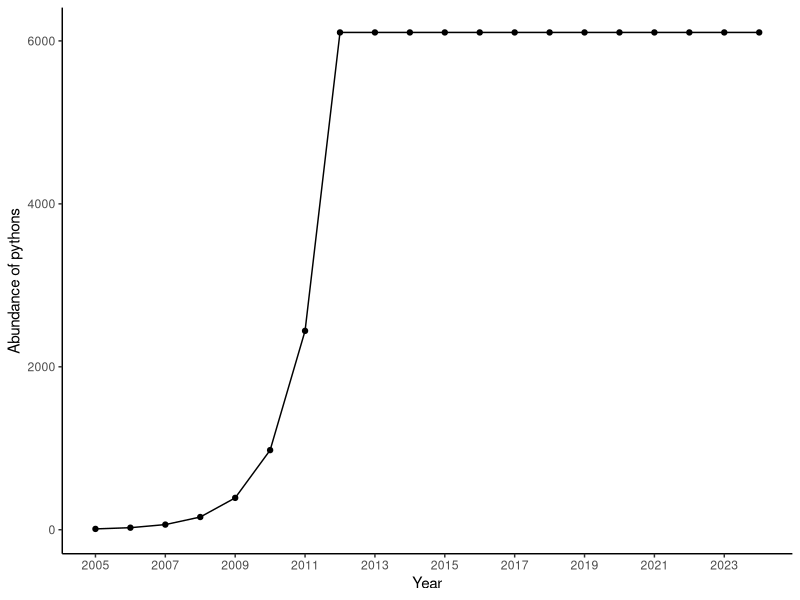
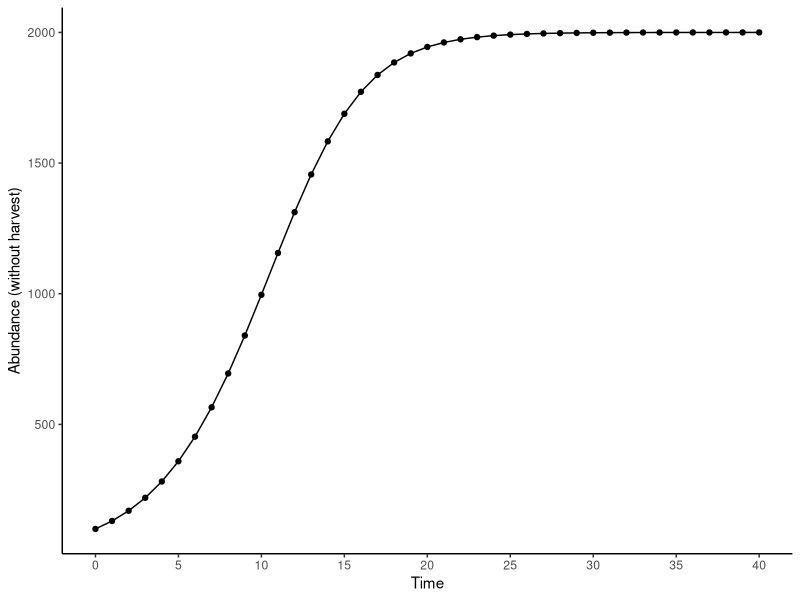
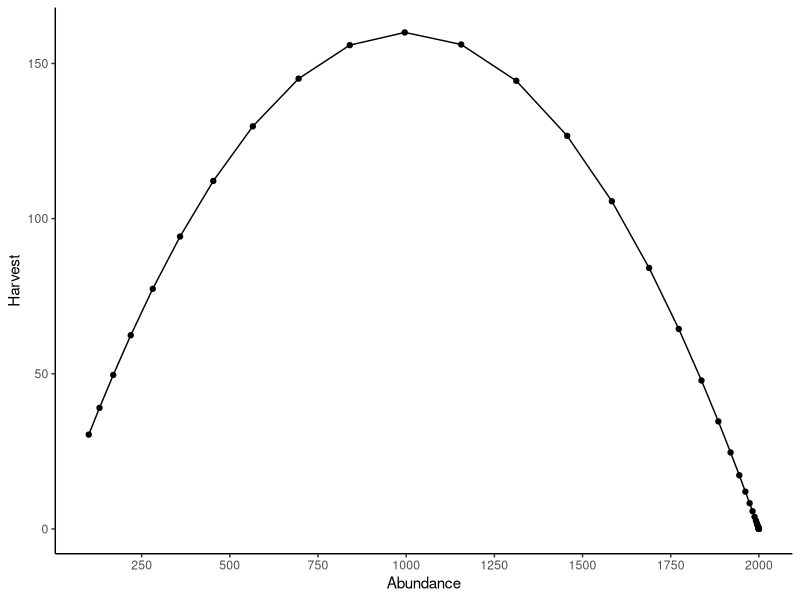
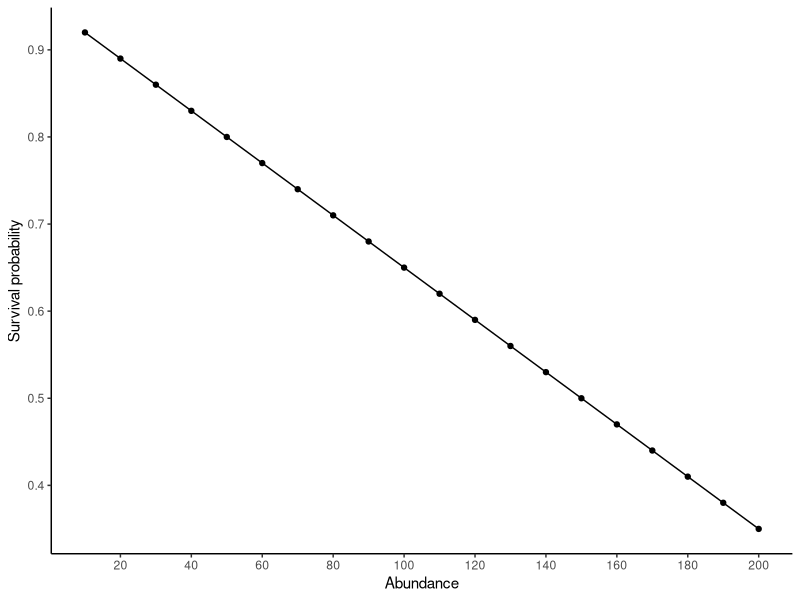
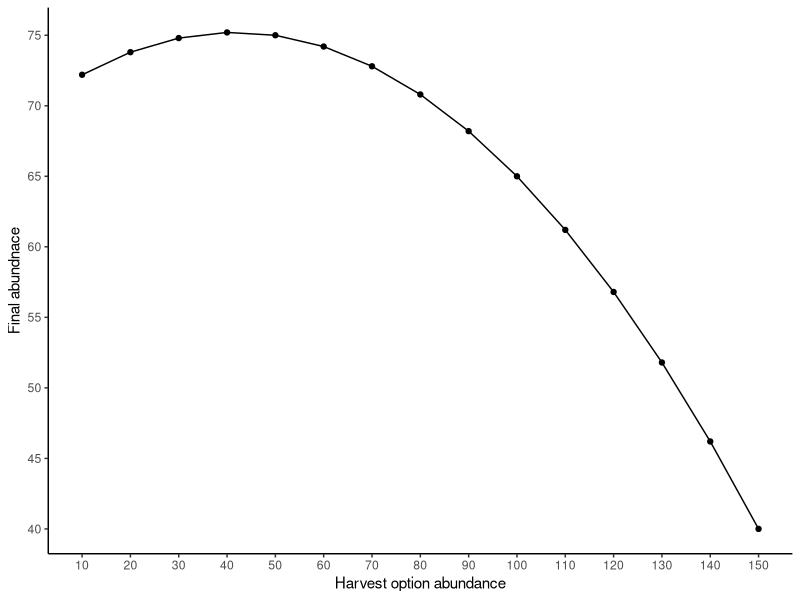

Generate these figures, in order, with R:
#required package
#install.packages("ggplot2")
#install.packages("dplyr")

#Exercise 1----
years1 <- 2005:2024 ## All years
nYears1 <- length(years1) ## Number of years
nYearsWithData <- 8 ## Years with data
nYearsWithoutData <- nYears1-nYearsWithData ## nYears without data
pythons <- c(10, 25, 63, 156, 391, 977, 2441, 6104, ## Python counts
             rep(NA, nYears1-nYearsWithData))


data<-data.frame(years1, pythons)#create data frame for loop
## Question 1.. calculate lambda, growth pattern is geometric growth 
for(i in 2:8){
  #i=2
  lambda<-round(data[i,2]/data[i-1,2],2)
  data[i,3]<-lambda
  
}

#question 2
r<-round(lambda[1]-1,2) #growth rate(r)

#question 3
b<-2.0 #birth rate(b)
d<- b-r #death rate (d)

#question 4

h<-r #sustainable harvest/yield is equal to the growth rate


#Question 5
for(i in 8:19){
  #i=8
  data[i,4]<-data[i,2]*r
  data[i+1,2]<-data[i,2]+data[i,2]*r-data[i,4]
}
data


# for loop that calculates remeaining lambda values
for(i in 9:20){
  #i=2
  lambda<-round(data[i,2]/data[i-1,2],2)
  data[i,3]<-lambda
  
}

require(dplyr)
data<-data %>% mutate(years1, pythons, V3, V4) %>%
  rename(
    Lambda =  V3 ,
    PythonsHarvested = V4 
  )


##plot of abundance of pythons---- 
require(ggplot2)
plot1<-ggplot(data= data, aes(x=years1, y=pythons)) +
  geom_point()+
  geom_line() +
scale_x_continuous(name="Year", breaks = seq(2005, 2025,2), 
                   minor_breaks =seq( 2003,2024,1))
                   
  plot1 + ylab( "Abundance of pythons") + theme_classic() #plot 1


  
#Exercise 2----
  
  Time<-0:40
  NWNH<-rep(NA,41) #N w/no harvest
  NWNH[1]<-100 # assign first N
  SH<-rep(NA,41) # blank variable for sustainable harvest
  
  rmax<-0.32 
  k<-2000 #carrying capacity
  
  data1<-data.frame(Time,NWNH,SH)
  
  #Question 1
  for( i in 1:nrow(data1)){
    #i=1
    data1[i,3]<-data1[i,2]*rmax*(1-data1[i,2]/k)
    data1[i+1,2]<-data1[i,2] + data1[i,3]
  }
  
  
  
  ##plot of abundance without harvest of quail---- 
  require(ggplot2)
  plot2<-ggplot(data= data1, aes(x=Time, y=NWNH)) +
    geom_point()+
    geom_line() +
    scale_x_continuous(name="Time", breaks = seq(0, 40,5), 
                       minor_breaks =seq(0,41,1))
  
  plot2 + ylab( "Abundance (without harvest)") + theme_classic() #plot 2
  
  
  
##plot of sustainable harvest---- 
  require(ggplot2)
  plot3<-ggplot(data= data1, aes(x=NWNH, y=SH)) +
    geom_point()+
    geom_line() +
    scale_x_continuous(name="Abundance", breaks = seq(0, 2100,250), 
                       minor_breaks =seq(0,2100,100))
  
  plot3 + ylab( "Harvest") + theme_classic() #plot 3
  

  
  #Question 3
  NMSY<-k/2 # abundance at max sustainable yield
  
  #Question 4
  MSY<-rmax*k/4 # msy or max number of individuals you can harvest
  
  #Question 5
  
require(dplyr)
data2<-data1 %>% mutate(Time, NWNH, SH) %>%
  rename(
  NWHarvest =  NWNH ,
  HarvestPlan = SH  
  )
 
  for( i in 1:nrow(data2)){
    #i=1
    if(i <11){
      data2[i,3]<-0
    }else{
      data2[i,3]<-data2[i,2]*rmax*(1-data2[i,2]/k)
    }
    data2[i+1,2]<-data2[i,2]+data2[i,2]*rmax*(1-data2[i,2]/k) - data2[i,3]
  }
  data2<-data2[-nrow(data2),]
  

#Exercise 3----
  
  
#Question 1
  N<-seq(from=10, to=200, by=10)
  survival<-rep(NA,20)
  beta0<-0.95
  beta1<-0.003
  IA<-200
  data3<-data.frame(N, survival)
  
  
  for(i in 1:nrow(data3)){
    #i=1
    data3[i,2]<-beta0-beta1*data3[i,1]
  }
  
  
  ##plot of survival probability---- 
  require(ggplot2)
  plot4<-ggplot(data= data3, aes(x=N, y=survival)) +
    geom_point()+
    geom_line() +
    scale_x_continuous(name="Abundance", breaks = seq(0, 200,20), 
                       minor_breaks =seq(0,200,10))
  
  plot4 + ylab( "Survival probability") + theme_classic() #plot 4
  

  
  #Question 2
  HOPT<-seq(from=10, to=150, by=10)
  AAH<-rep(NA,15)
  PHS<-rep(NA,15)
  AF<-rep(NA,15)
  
  data4<-data.frame(HOPT,AAH,PHS,AF)
  
  
  for(i in 1:nrow(data4)){
    #i=1
    data4[i,2]<-IA - data4[i,1]
    data4[i,3]<- beta0 - beta1 * data4[i,2]
    data4[i,4]<- data4[i,2]*data4[i,3]
  }
  
  
  #Question 3
  ##plot of final abundance vs harvest---- 
  require(ggplot2)
  plot5<-ggplot(data= data4, aes(x=HOPT, y=AF)) +
    geom_point()+
    geom_line() +
    scale_x_continuous(name="Harvest option abundance", breaks = seq(0, 150,10), 
                       minor_breaks =seq(0,150,10)) + 
    scale_y_continuous(name = "Final abundnace", breaks = seq (40, 75, 5), 
                      minor_breaks= seq(40, 75, 5))
  
  plot5 + ylab( "Final abundance") + theme_classic() #plot 5
  
  
  #Question 4.. Answered in excel. If lower population then there will be a greater surival. 
  a<-beta0-beta1*IA
  NoHarvest<-IA*a

  
  #Q5
  NumberHarvested<-data4[which(data4$AF== max(data4$AF)),1]*2

  NumberHarvested
